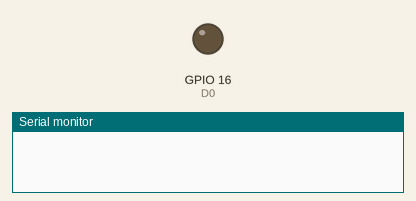
Recording of a sketch running on a simulated ESP8266 (NodeMCU). Parts: output pins drawn as LEDs (lit = HIGH), the last lines printed to the serial monitor. WiFi joins after 1.5 s; servers stay silent unless stated.

Above: at 0.1 s.
At 2.0 s:
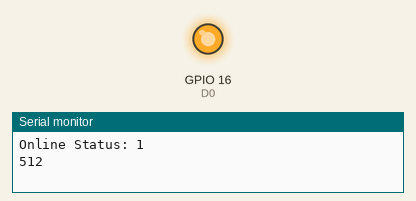
Timing chart, 0 to 3.5 s (numbered marks = the images above):
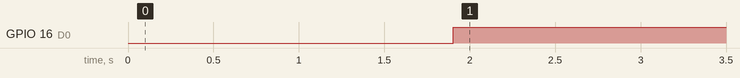

Measured:
- by itself, GPIO 16 (D0): LOW → HIGH at 1.9 s

The sketch:

laser_security_system.ino
```cpp
#define BLYNK_PRINT Serial
#include <ESP8266WiFi.h>
#include <BlynkSimpleEsp8266.h>
#include<String.h>

char auth[] = "d10e00fc82954ce7b0665c192a4d1e6e";
char ssid[] = "PYP5"; // wifi user id
char pass[] = "Indus@123"; // wifi password

BlynkTimer timer;
int result;
void sendSensor()
{
  bool result = Blynk.connected();
  Serial.println("Online Status: "+String(result));
  if(result==1)  // indication for online
   digitalWrite(16,HIGH);
  else
   digitalWrite(16,LOW);

  int x=analogRead(A0);
  Serial.println(x);
  Blynk.virtualWrite(V1,x); // sending values to blynk over internet
  if(x<=870)
  {
   while(1)
   {
    Blynk.notify("Theft detected...!");
    Blynk.email("megnayadlapalli@gmail.com","Theft notification alert","Theft notifed");
   }
  }
}

void setup()
{
  Serial.begin(115200);
  Blynk.begin(auth, ssid, pass);
  pinMode(A0,INPUT); // SENSOR PIN
  pinMode(16,OUTPUT); //D0 , for check-in indication
  timer.setInterval(100L, sendSensor);
}

void loop()
{
  Blynk.run();
  timer.run();
}
```
